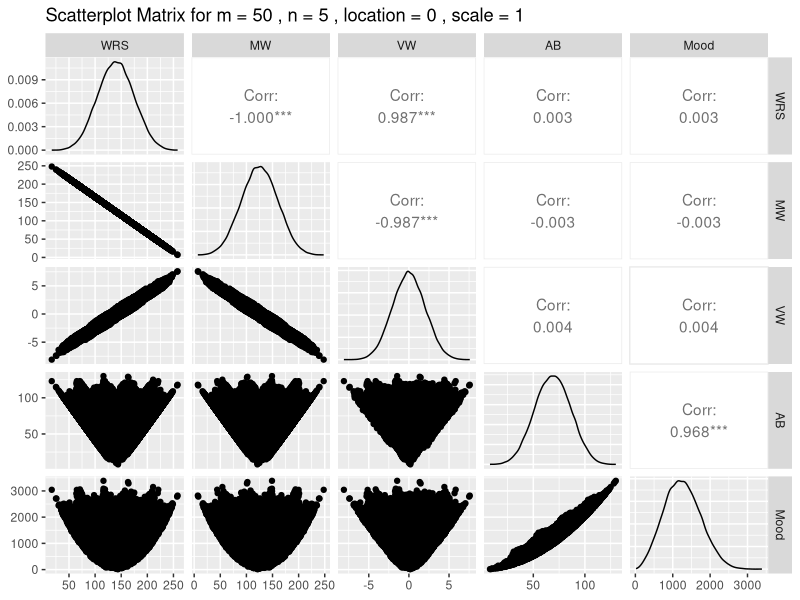

Generate this figure with R: (Note: this script raises an error after producing the figure.)
# Define the test statistic functions
WRS = function(u, v) {
  m = length(u); n = length(v); N = m + n
  S = sum(rep(c(0, 1), c(m, n)) * rank(c(u, v)))
  S
}

MW = function(u, v) {
  m = length(u); n = length(v); N = m + n
  S = sum(sapply(1:m, function(i) u[i] > v))
  S
}

VW = function(u, v) {
  m = length(u); n = length(v); N = m + n
  Ind = rep(c(0, 1), c(m, n))
  XN = sum(Ind * qnorm(rank(c(u, v)) / (N + 1)))
  XN
}

Mood = function(u, v) {
  m = length(u); n = length(v); N = m + n
  S = sum(((rank(c(u, v))) - 1/2 * (N + 1))^2 * rep(c(0, 1), c(m, n)))
  S
}

AB = function(u, v) {
  m = length(u); n = length(v); N = m + n
  S = sum(abs((rank(c(u, v))) - 1/2 * (N + 1)) * rep(c(0, 1), c(m, n)))
  S
}


corr_matrix_scatter <- function(simulation = 1000, location = 0, scale = 1) {
  library(ggplot2)
  library(dplyr)
  library(tidyr)
  library(officer)
  library(flextable)
  library(GGally)
  library(progress)
  
  m_values <- c(50, 75, 100, 125, 150, 175, 200, 300)
  n_values <- c(5, 10, 15, 20, 25, 30, 50)
  
  # Initialize Word document
  doc <- read_docx()
  
  doc <- doc %>%
    body_add_par("Introduction", style = "heading 1") %>%
    body_add_par(paste(
      "This document shows the correlation matrix, p-value matrix, and scatter plot matrix for different combinations of m and n based on",
      simulation,
      "simulations, assuming the process is in control (IC), i.e., under the alternative hypothesis (Ha), with location (",
      location,
      ") and scale (",
      scale,
      ") while IC location and scale parameters are (0,1). Here, m denotes the reference sample size, and n denotes the testing or monitoring sample size. The statistics calculated are:",
      sep = " "
    ), style = "Normal") %>%
    body_add_par("1. WRS - Wilcoxon Rank Sum Test", style = "Normal") %>%
    body_add_par("2. MW - Mann-Whitney Test", style = "Normal") %>%
    body_add_par("3. VW - Vander Waerden Test", style = "Normal") %>%
    body_add_par("4. AB - Ansari-Bradley Test", style = "Normal") %>%
    body_add_par("5. Mood - Mood's Median Test", style = "Normal") %>%
    body_add_par("For simulation, I used the normal distribution due to the nonparametric setup. In Lepage (1971), it was proven that under the null hypothesis (H0), the WRS and AB statistics are uncorrelated for all m and n.", style = "Normal") %>%
    body_add_par("Reference: Lepage, Y. (1971). A combination of Wilcoxon's and Ansari-Bradley's statistics. Biometrika, 58(1), 213-217.", style = "Normal") %>%
    body_add_par("This document also provides correlation matrices and scatter plot matrices to analyze the relationship between different statistical tests.", style = "Normal") %>%
    body_add_par("The following sections detail the results for each combination of m and n, as well as the location and scale parameters.", style = "Normal")
  
  # Add Index Page
  doc <- doc %>%
    body_add_par("Index", style = "heading 1") %>%
    body_add_par("This document contains results for the following combinations of m, n, location, and scale:", style = "Normal")
  
  # Create an index list for combinations of m, n, location, and scale
  index_list <- list()
  
  for (m in m_values) {
    for (n in n_values) {
      index_list <- c(index_list, paste("Combination of m =", m, ", n =", n, ", location =", location, ", scale =", scale))
    }
  }
  
  # Add the index list to the document
  for (entry in index_list) {
    doc <- doc %>%
      body_add_par(entry, style = "Normal")
  }
  
  # Initialize progress bar
  total_combinations <- length(m_values) * length(n_values)
  pb <- progress_bar$new(
    format = "  Generating [:bar] :percent (:current/:total) ETA: :eta",
    total = total_combinations,
    clear = FALSE,
    width = 60
  )
  
  # Add page break for results
  doc <- doc %>%
    body_add_par("Results", style = "heading 1") %>%
    body_add_par("The following sections present the correlation matrices, p-value matrices, and scatter plot matrices for each combination of m, n, location, and scale.", style = "Normal")
  
  for (m in m_values) {
    for (n in n_values) {
      pb$tick()  # Update progress bar
      
      # Add section header
      doc <- doc %>% body_add_par(paste("Results for m =", m, ", n =", n, ", location =", location, ", scale =", scale), style = "heading 2")
      
      # Generate data
      data <- data.frame(WRS = numeric(simulation), 
                         MW = numeric(simulation), 
                         VW = numeric(simulation), 
                         AB = numeric(simulation), 
                         Mood = numeric(simulation))
      
      for (i in 1:simulation) {
        u <- rnorm(m, mean = 0, sd = 1)
        v <- rnorm(n, mean = location, sd = scale)
        data$WRS[i] <- WRS(u, v)
        data$MW[i] <- MW(u, v)
        data$VW[i] <- VW(u, v)
        data$AB[i] <- AB(u, v)
        data$Mood[i] <- Mood(u, v)
      }
      
      # Calculate correlation and p-value matrices
      correlation_pvalues <- function(data) {
        n <- ncol(data)
        p_mat <- matrix(NA, n, n)
        colnames(p_mat) <- colnames(data)
        rownames(p_mat) <- colnames(data)
        for (i in 1:(n - 1)) {
          for (j in (i + 1):n) {
            test <- cor.test(data[[i]], data[[j]])
            p_mat[i, j] <- test$p.value
            p_mat[j, i] <- test$p.value
          }
        }
        diag(p_mat) <- NA
        return(p_mat)
      }
      
      corr_matrix <- cor(data)
      p_matrix <- correlation_pvalues(data)
      
      # Add correlation matrix
      corr_matrix_df <- as.data.frame(round(corr_matrix, 4))
      corr_matrix_df <- cbind(Statistic = rownames(corr_matrix_df), corr_matrix_df)
      ft_corr <- as_flextable(corr_matrix_df) %>%
        colformat_double(j = 2:ncol(corr_matrix_df), digits = 4)
      doc <- doc %>% body_add_par("Correlation Matrix", style = "heading 3") %>%
        body_add_flextable(ft_corr)
      
      # Add p-value matrix
      p_matrix_df <- as.data.frame(round(p_matrix, 4))
      p_matrix_df <- cbind(Statistic = rownames(p_matrix_df), p_matrix_df)
      ft_p <- as_flextable(p_matrix_df) %>%
        colformat_double(j = 2:ncol(p_matrix_df), digits = 4)
      doc <- doc %>% body_add_par("P-Value Matrix", style = "heading 3") %>%
        body_add_flextable(ft_p)
      
      # Scatterplot matrix
      scatter_matrix <- ggpairs(data, title = paste("Scatterplot Matrix for m =", m, ", n =", n, ", location =", location, ", scale =", scale))
      plot_file <- tempfile(fileext = ".png")
      ggsave(plot_file, scatter_matrix, width = 12, height = 12)
      doc <- doc %>% body_add_par("Scatter Plot Matrix:", style = "heading 3") %>%
        body_add_img(src = plot_file, width = 6.69, height = 8)
      unlink(plot_file) # Remove temp file
    }
  }
  
  print(doc, target = "Test_Statistics_Summary_IC.docx")
  message("Word document created: Test_Statistics_Summary.docx")
}

# Example call
corr_matrix_scatter(simulation = 50000, location = 0, scale = 1)
